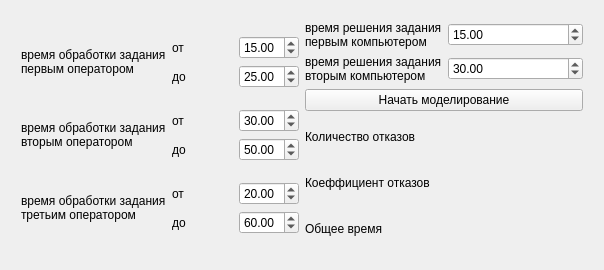
<?xml version="1.0" encoding="UTF-8"?>
<ui version="4.0">
 <class>MainWindow</class>
 <widget class="QMainWindow" name="MainWindow">
  <property name="geometry">
   <rect>
    <x>0</x>
    <y>0</y>
    <width>604</width>
    <height>270</height>
   </rect>
  </property>
  <property name="windowTitle">
   <string>MainWindow</string>
  </property>
  <widget class="QWidget" name="centralWidget">
   <widget class="QWidget" name="">
    <property name="geometry">
     <rect>
      <x>10</x>
      <y>10</y>
      <width>584</width>
      <height>250</height>
     </rect>
    </property>
    <layout class="QHBoxLayout" name="horizontalLayout_19">
     <item>
      <layout class="QVBoxLayout" name="verticalLayout_8">
       <item>
        <layout class="QHBoxLayout" name="horizontalLayout_4">
         <item>
          <widget class="QLabel" name="label_6">
           <property name="text">
            <string>время обработки задания
первым оператором</string>
           </property>
          </widget>
         </item>
         <item>
          <layout class="QVBoxLayout" name="verticalLayout_4">
           <item>
            <layout class="QHBoxLayout" name="horizontalLayout_2">
             <item>
              <widget class="QLabel" name="label_4">
               <property name="text">
                <string>от</string>
               </property>
              </widget>
             </item>
             <item>
              <widget class="QDoubleSpinBox" name="m_firstOpMin">
               <property name="value">
                <double>15.000000000000000</double>
               </property>
              </widget>
             </item>
            </layout>
           </item>
           <item>
            <layout class="QHBoxLayout" name="horizontalLayout_3">
             <item>
              <widget class="QLabel" name="label_5">
               <property name="text">
                <string>до</string>
               </property>
              </widget>
             </item>
             <item>
              <widget class="QDoubleSpinBox" name="m_firstOpMax">
               <property name="value">
                <double>25.000000000000000</double>
               </property>
              </widget>
             </item>
            </layout>
           </item>
          </layout>
         </item>
        </layout>
       </item>
       <item>
        <layout class="QHBoxLayout" name="horizontalLayout_7">
         <item>
          <widget class="QLabel" name="label_9">
           <property name="text">
            <string>время обработки задания
вторым оператором</string>
           </property>
          </widget>
         </item>
         <item>
          <layout class="QVBoxLayout" name="verticalLayout_6">
           <item>
            <layout class="QHBoxLayout" name="horizontalLayout_8">
             <item>
              <widget class="QLabel" name="label_10">
               <property name="text">
                <string>от</string>
               </property>
              </widget>
             </item>
             <item>
              <widget class="QDoubleSpinBox" name="m_secondOpMin">
               <property name="value">
                <double>30.000000000000000</double>
               </property>
              </widget>
             </item>
            </layout>
           </item>
           <item>
            <layout class="QHBoxLayout" name="horizontalLayout_9">
             <item>
              <widget class="QLabel" name="label_11">
               <property name="text">
                <string>до</string>
               </property>
              </widget>
             </item>
             <item>
              <widget class="QDoubleSpinBox" name="m_secondOpMax">
               <property name="value">
                <double>50.000000000000000</double>
               </property>
              </widget>
             </item>
            </layout>
           </item>
          </layout>
         </item>
        </layout>
       </item>
       <item>
        <layout class="QHBoxLayout" name="horizontalLayout_10">
         <item>
          <widget class="QLabel" name="label_12">
           <property name="text">
            <string>время обработки задания
третьим оператором</string>
           </property>
          </widget>
         </item>
         <item>
          <layout class="QVBoxLayout" name="verticalLayout_7">
           <item>
            <layout class="QHBoxLayout" name="horizontalLayout_11">
             <item>
              <widget class="QLabel" name="label_13">
               <property name="text">
                <string>от</string>
               </property>
              </widget>
             </item>
             <item>
              <widget class="QDoubleSpinBox" name="m_thirdOpMin">
               <property name="value">
                <double>20.000000000000000</double>
               </property>
              </widget>
             </item>
            </layout>
           </item>
           <item>
            <layout class="QHBoxLayout" name="horizontalLayout_12">
             <item>
              <widget class="QLabel" name="label_14">
               <property name="text">
                <string>до</string>
               </property>
              </widget>
             </item>
             <item>
              <widget class="QDoubleSpinBox" name="m_thirdOpMax">
               <property name="value">
                <double>60.000000000000000</double>
               </property>
              </widget>
             </item>
            </layout>
           </item>
          </layout>
         </item>
        </layout>
       </item>
      </layout>
     </item>
     <item>
      <layout class="QVBoxLayout" name="verticalLayout_12">
       <item>
        <layout class="QVBoxLayout" name="verticalLayout_11">
         <item>
          <layout class="QHBoxLayout" name="horizontalLayout_13">
           <item>
            <widget class="QLabel" name="label_15">
             <property name="text">
              <string>время решения задания
первым компьютером</string>
             </property>
            </widget>
           </item>
           <item>
            <layout class="QVBoxLayout" name="verticalLayout_9">
             <item>
              <layout class="QHBoxLayout" name="horizontalLayout_14">
               <item>
                <widget class="QDoubleSpinBox" name="doubleSpinBox_9">
                 <property name="value">
                  <double>15.000000000000000</double>
                 </property>
                </widget>
               </item>
              </layout>
             </item>
            </layout>
           </item>
          </layout>
         </item>
         <item>
          <layout class="QHBoxLayout" name="horizontalLayout_16">
           <item>
            <widget class="QLabel" name="label_18">
             <property name="text">
              <string>время решения задания
вторым компьютером</string>
             </property>
            </widget>
           </item>
           <item>
            <layout class="QVBoxLayout" name="verticalLayout_10">
             <item>
              <layout class="QHBoxLayout" name="horizontalLayout_17">
               <item>
                <widget class="QDoubleSpinBox" name="doubleSpinBox_11">
                 <property name="value">
                  <double>30.000000000000000</double>
                 </property>
                </widget>
               </item>
              </layout>
             </item>
            </layout>
           </item>
          </layout>
         </item>
        </layout>
       </item>
       <item>
        <layout class="QVBoxLayout" name="verticalLayout_3">
         <item>
          <widget class="QPushButton" name="pushButton">
           <property name="text">
            <string>Начать моделирование</string>
           </property>
          </widget>
         </item>
         <item>
          <layout class="QHBoxLayout" name="horizontalLayout">
           <item>
            <layout class="QVBoxLayout" name="verticalLayout">
             <item>
              <widget class="QLabel" name="label">
               <property name="text">
                <string>Количество отказов</string>
               </property>
              </widget>
             </item>
             <item>
              <widget class="QLabel" name="label_2">
               <property name="text">
                <string>Коеффициент отказов</string>
               </property>
              </widget>
             </item>
             <item>
              <widget class="QLabel" name="label_3">
               <property name="text">
                <string>Общее время</string>
               </property>
              </widget>
             </item>
            </layout>
           </item>
           <item>
            <layout class="QVBoxLayout" name="verticalLayout_2">
             <item>
              <widget class="QLabel" name="m_denied">
               <property name="text">
                <string/>
               </property>
              </widget>
             </item>
             <item>
              <widget class="QLabel" name="m_coef">
               <property name="text">
                <string/>
               </property>
              </widget>
             </item>
             <item>
              <widget class="QLabel" name="m_time">
               <property name="text">
                <string/>
               </property>
              </widget>
             </item>
            </layout>
           </item>
          </layout>
         </item>
        </layout>
       </item>
      </layout>
     </item>
    </layout>
   </widget>
  </widget>
 </widget>
 <layoutdefault spacing="6" margin="11"/>
 <resources/>
 <connections/>
</ui>
